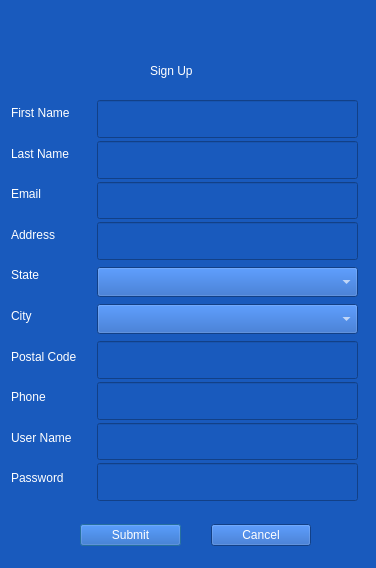
<?xml version="1.0" encoding="UTF-8"?>
<ui version="4.0">
 <class>BikeStoreSignUpDialog</class>
 <widget class="QDialog" name="BikeStoreSignUpDialog">
  <property name="windowModality">
   <enum>Qt::NonModal</enum>
  </property>
  <property name="geometry">
   <rect>
    <x>0</x>
    <y>0</y>
    <width>376</width>
    <height>568</height>
   </rect>
  </property>
  <property name="windowTitle">
   <string>Sign Up</string>
  </property>
  <property name="styleSheet">
   <string notr="true">background-color: rgb(25, 90, 189);
color: rgb(255,255,255);</string>
  </property>
  <widget class="QLabel" name="lblPage">
   <property name="geometry">
    <rect>
     <x>150</x>
     <y>60</y>
     <width>71</width>
     <height>21</height>
    </rect>
   </property>
   <property name="styleSheet">
    <string notr="true">font: 75 18pt &quot;Arial&quot;;</string>
   </property>
   <property name="text">
    <string>Sign Up</string>
   </property>
  </widget>
  <widget class="QLabel" name="label">
   <property name="geometry">
    <rect>
     <x>10</x>
     <y>20</y>
     <width>81</width>
     <height>51</height>
    </rect>
   </property>
   <property name="text">
    <string/>
   </property>
   <property name="pixmap">
    <pixmap resource="resources.qrc">:/icons/icons/logo_main_alt-1.png</pixmap>
   </property>
   <property name="scaledContents">
    <bool>true</bool>
   </property>
  </widget>
  <widget class="QWidget" name="layoutWidget">
   <property name="geometry">
    <rect>
     <x>80</x>
     <y>520</y>
     <width>231</width>
     <height>30</height>
    </rect>
   </property>
   <layout class="QHBoxLayout" name="horizontalLayout">
    <property name="spacing">
     <number>30</number>
    </property>
    <item>
     <widget class="QPushButton" name="btnSubmit">
      <property name="text">
       <string>Submit</string>
      </property>
     </widget>
    </item>
    <item>
     <widget class="QPushButton" name="btnCancel">
      <property name="text">
       <string>Cancel</string>
      </property>
     </widget>
    </item>
   </layout>
  </widget>
  <widget class="QWidget" name="layoutWidget">
   <property name="geometry">
    <rect>
     <x>11</x>
     <y>100</y>
     <width>81</width>
     <height>391</height>
    </rect>
   </property>
   <layout class="QVBoxLayout" name="verticalLayout">
    <property name="spacing">
     <number>15</number>
    </property>
    <item>
     <widget class="QLabel" name="lblName">
      <property name="maximumSize">
       <size>
        <width>70</width>
        <height>40</height>
       </size>
      </property>
      <property name="text">
       <string>First Name</string>
      </property>
     </widget>
    </item>
    <item>
     <widget class="QLabel" name="label_2">
      <property name="maximumSize">
       <size>
        <width>70</width>
        <height>40</height>
       </size>
      </property>
      <property name="text">
       <string>Last Name</string>
      </property>
     </widget>
    </item>
    <item>
     <widget class="QLabel" name="lblEmail">
      <property name="maximumSize">
       <size>
        <width>70</width>
        <height>40</height>
       </size>
      </property>
      <property name="text">
       <string>Email</string>
      </property>
     </widget>
    </item>
    <item>
     <widget class="QLabel" name="lblAddress">
      <property name="maximumSize">
       <size>
        <width>70</width>
        <height>40</height>
       </size>
      </property>
      <property name="text">
       <string>Address</string>
      </property>
     </widget>
    </item>
    <item>
     <widget class="QLabel" name="lblAddress_2">
      <property name="maximumSize">
       <size>
        <width>70</width>
        <height>40</height>
       </size>
      </property>
      <property name="text">
       <string>State</string>
      </property>
     </widget>
    </item>
    <item>
     <widget class="QLabel" name="lblAddress_3">
      <property name="maximumSize">
       <size>
        <width>70</width>
        <height>40</height>
       </size>
      </property>
      <property name="text">
       <string>City</string>
      </property>
     </widget>
    </item>
    <item>
     <widget class="QLabel" name="lblAddress_4">
      <property name="maximumSize">
       <size>
        <width>75</width>
        <height>40</height>
       </size>
      </property>
      <property name="text">
       <string>Postal Code</string>
      </property>
     </widget>
    </item>
    <item>
     <widget class="QLabel" name="lblPhone">
      <property name="maximumSize">
       <size>
        <width>70</width>
        <height>40</height>
       </size>
      </property>
      <property name="text">
       <string>Phone</string>
      </property>
     </widget>
    </item>
    <item>
     <widget class="QLabel" name="lblUserName">
      <property name="maximumSize">
       <size>
        <width>70</width>
        <height>40</height>
       </size>
      </property>
      <property name="text">
       <string>User Name</string>
      </property>
     </widget>
    </item>
    <item>
     <widget class="QLabel" name="lblPass">
      <property name="maximumSize">
       <size>
        <width>70</width>
        <height>40</height>
       </size>
      </property>
      <property name="text">
       <string>Password</string>
      </property>
     </widget>
    </item>
   </layout>
  </widget>
  <widget class="QWidget" name="layoutWidget">
   <property name="geometry">
    <rect>
     <x>97</x>
     <y>100</y>
     <width>261</width>
     <height>401</height>
    </rect>
   </property>
   <layout class="QVBoxLayout" name="verticalLayout_2" stretch="0,0,0,0,0,0,0,0,0,0,0,0,0">
    <property name="spacing">
     <number>3</number>
    </property>
    <property name="sizeConstraint">
     <enum>QLayout::SetMinAndMaxSize</enum>
    </property>
    <property name="leftMargin">
     <number>0</number>
    </property>
    <item>
     <widget class="QLineEdit" name="txtFName">
      <property name="maximumSize">
       <size>
        <width>300</width>
        <height>40</height>
       </size>
      </property>
      <property name="maxLength">
       <number>20</number>
      </property>
     </widget>
    </item>
    <item>
     <widget class="QLineEdit" name="txtLName">
      <property name="maximumSize">
       <size>
        <width>300</width>
        <height>40</height>
       </size>
      </property>
      <property name="maxLength">
       <number>30</number>
      </property>
     </widget>
    </item>
    <item>
     <widget class="QLineEdit" name="txtEmail">
      <property name="maximumSize">
       <size>
        <width>300</width>
        <height>40</height>
       </size>
      </property>
      <property name="maxLength">
       <number>50</number>
      </property>
     </widget>
    </item>
    <item>
     <widget class="QLineEdit" name="txtAddress">
      <property name="maximumSize">
       <size>
        <width>300</width>
        <height>40</height>
       </size>
      </property>
      <property name="maxLength">
       <number>100</number>
      </property>
     </widget>
    </item>
    <item>
     <spacer name="verticalSpacer_2">
      <property name="orientation">
       <enum>Qt::Vertical</enum>
      </property>
      <property name="sizeType">
       <enum>QSizePolicy::Fixed</enum>
      </property>
      <property name="sizeHint" stdset="0">
       <size>
        <width>20</width>
        <height>4</height>
       </size>
      </property>
     </spacer>
    </item>
    <item>
     <widget class="QComboBox" name="txtState">
      <property name="maximumSize">
       <size>
        <width>290</width>
        <height>30</height>
       </size>
      </property>
      <property name="styleSheet">
       <string notr="true">selection-color: rgb(0, 0, 0);
selection-background-color: rgb(247, 242, 255);</string>
      </property>
     </widget>
    </item>
    <item>
     <spacer name="verticalSpacer">
      <property name="orientation">
       <enum>Qt::Vertical</enum>
      </property>
      <property name="sizeType">
       <enum>QSizePolicy::Fixed</enum>
      </property>
      <property name="sizeHint" stdset="0">
       <size>
        <width>20</width>
        <height>4</height>
       </size>
      </property>
     </spacer>
    </item>
    <item>
     <widget class="QComboBox" name="txtCity">
      <property name="maximumSize">
       <size>
        <width>300</width>
        <height>30</height>
       </size>
      </property>
      <property name="styleSheet">
       <string notr="true">selection-color: rgb(0, 0, 0);
selection-background-color: rgb(247, 242, 255);</string>
      </property>
     </widget>
    </item>
    <item>
     <spacer name="verticalSpacer_3">
      <property name="orientation">
       <enum>Qt::Vertical</enum>
      </property>
      <property name="sizeType">
       <enum>QSizePolicy::Fixed</enum>
      </property>
      <property name="sizeHint" stdset="0">
       <size>
        <width>20</width>
        <height>4</height>
       </size>
      </property>
     </spacer>
    </item>
    <item>
     <widget class="QLineEdit" name="txtPostalCode">
      <property name="maximumSize">
       <size>
        <width>300</width>
        <height>40</height>
       </size>
      </property>
      <property name="inputMask">
       <string/>
      </property>
      <property name="maxLength">
       <number>12</number>
      </property>
     </widget>
    </item>
    <item>
     <widget class="QLineEdit" name="txtPhone">
      <property name="maximumSize">
       <size>
        <width>300</width>
        <height>40</height>
       </size>
      </property>
      <property name="inputMask">
       <string/>
      </property>
      <property name="maxLength">
       <number>12</number>
      </property>
     </widget>
    </item>
    <item>
     <widget class="QLineEdit" name="txtUserName">
      <property name="maximumSize">
       <size>
        <width>300</width>
        <height>40</height>
       </size>
      </property>
      <property name="maxLength">
       <number>30</number>
      </property>
     </widget>
    </item>
    <item>
     <widget class="QLineEdit" name="txtPassword">
      <property name="maximumSize">
       <size>
        <width>300</width>
        <height>40</height>
       </size>
      </property>
      <property name="maxLength">
       <number>200</number>
      </property>
      <property name="echoMode">
       <enum>QLineEdit::Password</enum>
      </property>
     </widget>
    </item>
   </layout>
  </widget>
 </widget>
 <resources>
  <include location="resources.qrc"/>
 </resources>
 <connections/>
</ui>
